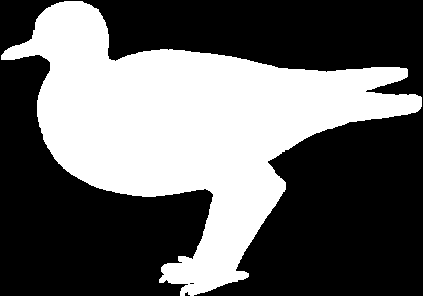
%> input picture ContourTacing/bird-1.gif, 423 x 296 px
$ octave testsuivi.m   (GNU Octave 9; MATLAB toolbox functions it lacks are replaced by stand-ins)
%> lines starting %> are read from the running program, lines starting %| are printed output that depends on the picture; in (x1, y1, x2, y2) boxes, pixels count from 0 and x2, y2 are one past the last pixel; in counts of white or black regions, pixels touching at a corner belong together; the program's own positions count from 1
### ContourTacing/traceit.m
function boundary = traceit( input )
% This function uses Moore-Neighbor Tracing to provide an organized list of
% points in the trace of a boundary for an object in a binary image.
%
% The format of the output is:
%
%   [ x1  y1 ]
%   [ x2  y2 ]
%   [ ..  .. ]
%   [ xn  yn ]
%
% The input image provided should be a binary image. If the image is not
% binary, results can not be guaranteed.
%
% To visualize the results of this function, the following may be useful:
%
%     boundary = traceit( input );
%     imshow( input );
%     hold on;
%     plot( boundary( :, 1 ), boundary( :, 2 ), 'r' );
%     hold off;
%
% If more than one connected object is present in the binary image, you'll
% need to modify the code to find an initial entry for each object. This
% was beyond the scope of my needs so I have not included that feature in
% this code.
%
% For a better explanation of the Moore-Neighbor Tracing algorithm, check
% out the following website: <a href="matlab:
% web('http://www.imageprocessingplace.com/downloads_V3/root_downloads/tutorials/contour_tracing_Abeer_George_Ghuneim/moore.html')">Image Processing Place</a>
%
% See also BWTRACEBOUNDARY, BWMORPH, IMSHOW, PLOT

    % Pad the input image with a 1-px border.
    binary = logical( input );
    [ rows, columns ] = size( binary );
    padded( rows + 2, columns + 2 ) = 0;
    padded( 2 : rows + 1, 2 : columns + 1 ) = binary;

    % Remove interior pixels with all 4-connected neighbors.
    N = circshift( padded, [  0  1 ] );
    S = circshift( padded, [  0 -1 ] );
    E = circshift( padded, [ -1  0 ] );
    W = circshift( padded, [  1  0 ] );
    boundary_image = padded - ( padded + N + S + E + W == 5 );

    % To prevent reallocating boundary, we need to initialize it.
    boundary_size = sum( boundary_image( : ) ) + 1;
    boundary( boundary_size, 2 ) = 0;

    % Scan for the first pixel, Left-to-Right & Top-to-Bottom.
    for i = 1 : rows
        for j = 1 : columns
           if binary( i, j ) == 1
               break;
           end
        end
        if binary( i, j ) == 1
            break;
        end
    end

    % Set this pixel ( w/ padded offset ) as the initial entry point.
    initial_entry = [ j, i ] + 1;

    % Designate a directional offset array for search positions.
    % [ 2 ][ 3 ][ 4 ]
    % [ 1 ][ X ][ 5 ]
    % [ 8 ][ 7 ][ 6 ]
    % Column 1: x-axis offset // Column 2: y-axis offset
    neighborhood = [ -1 0; -1 -1; 0 -1; 1 -1; 1 0; 1 1; 0 1; -1 1 ];
    exit_direction = [ 7 7 1 1 3 3 5 5 ];

    % Find the first point in the boundary, Moore-Neighbor of entry point.
    for n = 1 : 8 % 8-connected neighborhood
        c = initial_entry + neighborhood( n, : );
        if padded( c( 2 ), c( 1 ) ) == 1
            initial_position = c;
            break;
        end
    end

    % Set next direction based on found pixel ( i.e. 3 -> 1).
    initial_direction = exit_direction( n );

    % Start the boundary set with this pixel.
    boundary( 1, : ) = initial_position;

    % Initialize variables for boundary search.
    position = initial_position;
    direction = initial_direction;
    boundary_size = 1;

    % Return a list of the ordered boundary pixels.
    while true

        % Find the next neighbor with a clockwise search.
        for n = circshift( 1 : 8, [ 0, 1 - direction ] )
            c = position + neighborhood( n, : );
            if padded( c( 2 ), c( 1 ) ) == 1
                position = c;
                break;
            end
        end

        % Neighbor found, save its information.
        direction = exit_direction( n );
        boundary_size = boundary_size + 1;
        boundary( boundary_size, : ) = position;

        % Entered the initial pixel the same way twice, the end.
        if all( position == initial_position ) &&...
              ( direction == initial_direction )
           break;
        end
    end

    % Remove the offset caused by the padding.
    boundary = boundary - 1;
end

### ContourTacing/testsuivi.m
img = imread('bird-1.gif');
%> img is the input picture: size 296x423 uint8; values 0 (black) and 250 (white), 39.1% white; 1 white region, box (x1, y1, x2, y2) and area: (1, 1, 422, 296) 48954

[n, m] = size(img);
%> n = 296; m = 423

bound = traceit(img);
%> in traceit, `padded( rows + 2, columns + 2 ) = 0;`: padded: size 298x425 double; every value is 0
%> in traceit, `padded( 2 : rows + 1, 2 : columns + 1 ) = binary;`:
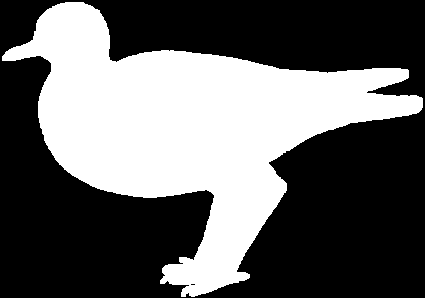
%> padded: size 298x425 double; values 0 (black) and 1 (white), 38.7% white; 1 white region, box (x1, y1, x2, y2) and area: (2, 2, 423, 297) 48954
%> in traceit, `N = circshift( padded, [  0  1 ] );`:
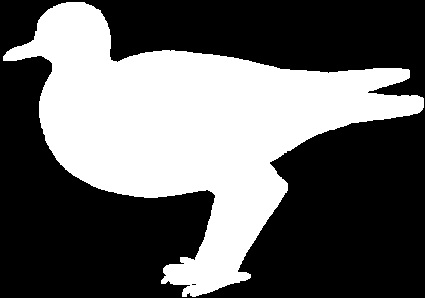
%> N: size 298x425 double; values 0 (black) and 1 (white), 38.7% white; 1 white region, box (x1, y1, x2, y2) and area: (3, 2, 424, 297) 48954
%> in traceit, `S = circshift( padded, [  0 -1 ] );`:
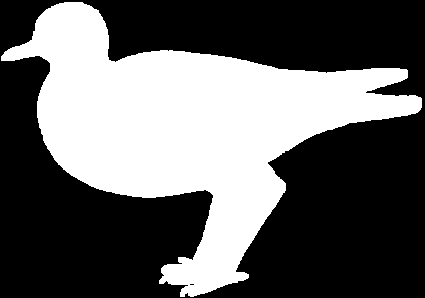
%> S: size 298x425 double; values 0 (black) and 1 (white), 38.7% white; 1 white region, box (x1, y1, x2, y2) and area: (1, 2, 422, 297) 48954
%> in traceit, `E = circshift( padded, [ -1  0 ] );`:
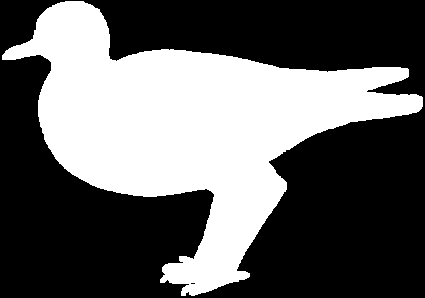
%> E: size 298x425 double; values 0 (black) and 1 (white), 38.7% white; 1 white region, box (x1, y1, x2, y2) and area: (2, 1, 423, 296) 48954
%> in traceit, `W = circshift( padded, [  1  0 ] );`:
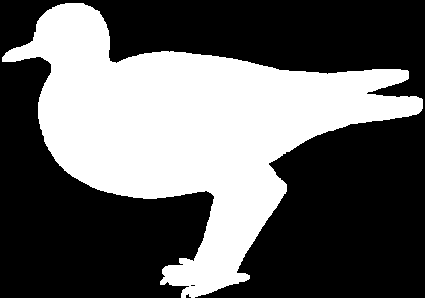
%> W: size 298x425 double; values 0 (black) and 1 (white), 38.7% white; 1 white region, box (x1, y1, x2, y2) and area: (2, 3, 423, 298) 48954
%> in traceit, `boundary_image = padded - ( padded + N + S + E + W == 5 );`:
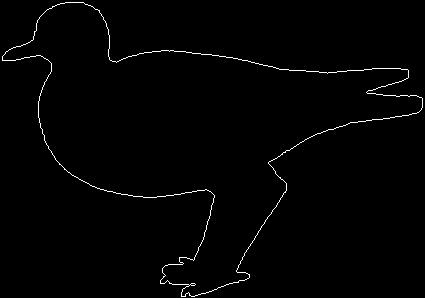
%> boundary_image: size 298x425 double; values 0 (black) and 1 (white), 1.1% white in thin lines or dots
%> in traceit, `boundary_size = sum( boundary_image( : ) ) + 1;`: boundary_size = 1425
%> in traceit, `position = initial_position;`: position = [67 3]
%> after the loop in traceit, `while true`: boundary = 1425 rows, first 12: [67 3; 68 3; 69 3; 70 3; 71 3; 72 3; 73 3; 74 3; 75 3; 76 3; 77 3; 78 3]; boundary_size = 1415
%> in traceit, `boundary = boundary - 1;`: boundary = 1425 rows, first 12: [66 2; 67 2; 68 2; 69 2; 70 2; 71 2; 72 2; 73 2; 74 2; 75 2; 76 2; 77 2]
%> bound has the same summary as boundary in traceit
bound=bound';
%> bound = 1425 columns, first 8: [66 67 68 69 70 71 72 73; 2 2 2 2 2 2 2 2]
[a b]=size(bound);
%> a = 2; b = 1425
newimg = zeros(n,m);

%> (the run ends here)
